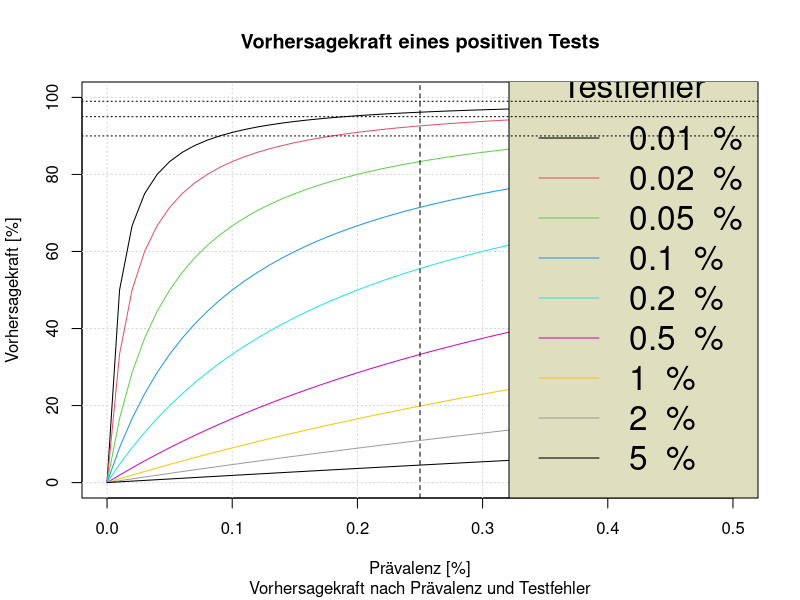

This chart was generated by the following R code:
# Predictive power

png(file="Vorhersagekraft.png",width=1920,height=1080)

p <- seq(from=0.000,to=0.005,by=0.0001)

f <- c(0.0001,0.0002,0.0005,0.001,0.002,0.005,0.01,0.02,0.05)

plot (  p * 100
      , p
      , type="n"
      , ylim=c(0,100)
      , xlab="Prävalenz [%]"
      , ylab="Vorhersagekraft [%]"
      , main="Vorhersagekraft eines positiven Tests"
      , sub="Vorhersagekraft nach Prävalenz und Testfehler"
    )
grid()
for (i in 1:length(f)) {
   
    v <- p*(1-f[i]) /((1-f[i])*p+(1-p)*f[i])
    lines( p * 100
         , v * 100
         , col=i
         , type="l"
         )
}

legend( "bottomright"
      , legend=paste(f*100," %")
      , title="Testfehler"
      , col=1:length(f)
      , lty=rep(1,length(f))
      , bg=rgb(224/256,224/256,192/256)
      , cex=2
      )

abline(h=90,lty=3)
abline(h=95,lty=3)    
abline(h=99,lty=3)
abline(v=0.25,lty=2)

dev.off()
